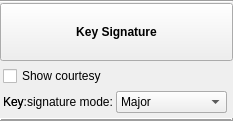
<?xml version="1.0" encoding="UTF-8"?>
<ui version="4.0">
 <class>InspectorKeySig</class>
 <widget class="QWidget" name="InspectorKeySig">
  <property name="geometry">
   <rect>
    <x>0</x>
    <y>0</y>
    <width>233</width>
    <height>121</height>
   </rect>
  </property>
  <property name="accessibleName">
   <string>Key Signature Inspector</string>
  </property>
  <layout class="QVBoxLayout" name="verticalLayout">
   <property name="spacing">
    <number>0</number>
   </property>
   <property name="leftMargin">
    <number>0</number>
   </property>
   <property name="topMargin">
    <number>0</number>
   </property>
   <property name="rightMargin">
    <number>0</number>
   </property>
   <property name="bottomMargin">
    <number>0</number>
   </property>
   <item>
    <widget class="QFrame" name="frame">
     <property name="frameShape">
      <enum>QFrame::HLine</enum>
     </property>
     <property name="frameShadow">
      <enum>QFrame::Sunken</enum>
     </property>
    </widget>
   </item>
   <item>
    <widget class="QToolButton" name="title">
     <property name="sizePolicy">
      <sizepolicy hsizetype="Preferred" vsizetype="Preferred">
       <horstretch>0</horstretch>
       <verstretch>0</verstretch>
      </sizepolicy>
     </property>
     <property name="font">
      <font>
       <weight>75</weight>
       <bold>true</bold>
      </font>
     </property>
     <property name="text">
      <string>Key Signature</string>
     </property>
    </widget>
   </item>
   <item>
    <widget class="QWidget" name="panel" native="true">
     <layout class="QGridLayout" name="gridLayout">
      <property name="leftMargin">
       <number>3</number>
      </property>
      <property name="topMargin">
       <number>3</number>
      </property>
      <property name="rightMargin">
       <number>3</number>
      </property>
      <property name="bottomMargin">
       <number>3</number>
      </property>
      <property name="spacing">
       <number>3</number>
      </property>
      <item row="1" column="2">
       <widget class="Ms::ResetButton" name="resetKeysigMode" native="true">
        <property name="accessibleName">
         <string>Reset 'Key signature mode' value</string>
        </property>
       </widget>
      </item>
      <item row="0" column="0" colspan="2">
       <widget class="QCheckBox" name="showCourtesy">
        <property name="focusPolicy">
         <enum>Qt::TabFocus</enum>
        </property>
        <property name="text">
         <string>Show courtesy</string>
        </property>
       </widget>
      </item>
      <item row="0" column="2">
       <widget class="Ms::ResetButton" name="resetShowCourtesy" native="true">
        <property name="accessibleName">
         <string>Reset 'Show courtesy' value</string>
        </property>
       </widget>
      </item>
      <item row="1" column="0">
       <widget class="QLabel" name="keysigModeLabel">
        <property name="text">
         <string>Key signature mode:</string>
        </property>
        <property name="buddy">
         <cstring>keysigMode</cstring>
        </property>
       </widget>
      </item>
      <item row="1" column="1">
       <widget class="QComboBox" name="keysigMode">
        <property name="sizePolicy">
         <sizepolicy hsizetype="Expanding" vsizetype="Fixed">
          <horstretch>0</horstretch>
          <verstretch>0</verstretch>
         </sizepolicy>
        </property>
        <property name="accessibleName">
         <string>Key signature mode</string>
        </property>
       </widget>
      </item>
      <item row="1" column="1">
       <widget class="QComboBox" name="setKey">
        <property name="currentText">
         <string>Major</string>
        </property>
        <property name="currentIndex">
         <number>0</number>
        </property>
        <item>
         <property name="text">
          <string>Major</string>
         </property>
        </item>
        <item>
         <property name="text">
          <string>Minor</string>
         </property>
        </item>
       </widget>
      </item>
      <item row="1" column="0">
       <widget class="QLabel" name="label">
        <property name="text">
         <string>Key:</string>
        </property>
        <property name="accessibleName">
         <string>Reset 'Show courtesy' value</string>
        </property>
       </widget>
      </item>
     </layout>
    </widget>
   </item>
   <item>
    <widget class="QFrame" name="frame">
     <property name="frameShape">
      <enum>QFrame::HLine</enum>
     </property>
     <property name="frameShadow">
      <enum>QFrame::Raised</enum>
     </property>
     <property name="lineWidth">
      <number>2</number>
     </property>
    </widget>
   </item>
  </layout>
 </widget>
 <customwidgets>
  <customwidget>
   <class>Ms::ResetButton</class>
   <extends>QWidget</extends>
   <header>inspector/resetButton.h</header>
   <container>1</container>
  </customwidget>
 </customwidgets>
 <tabstops>
  <tabstop>title</tabstop>
  <tabstop>showCourtesy</tabstop>
  <tabstop>keysigMode</tabstop>
 </tabstops>
 <resources/>
 <connections/>
</ui>
